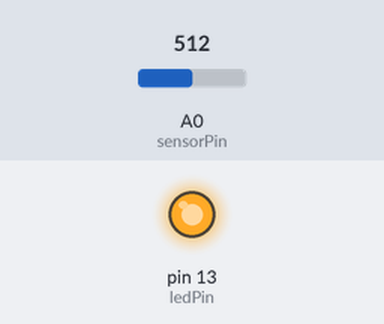
Recording of a sketch running on a simulated Arduino Uno, built with avr-gcc and run on an emulated ATmega328P. Parts: output pins drawn as LEDs (lit = HIGH). The inputs (shaded band) are chosen by the test bench; at power-on: A0 (sensorPin) = 512.

Above: at 0.1 s.
At 4.4 s:
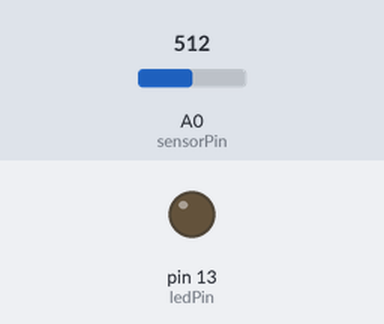
Timing chart, 0 to 9.1 s (numbered marks = the images above):
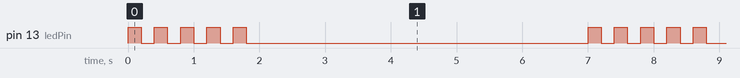

The sketch:

meeting.ino
```cpp
int sensorPin = A0;    // select the input pin for the potentiometer
int ledPin = 13;      // select the pin for the LED
int sensorValue = 0;  // variable to store the value coming from the sensor
int brightness = 0 ;
int fadeAmount = 5 ;

void setup() {
  // declare the ledPin as an OUTPUT:
  pinMode(ledPin, OUTPUT);
}

void loop() {
  // read the value from the sensor:
  sensorValue = analogRead(sensorPin);

  for (int i = 0; i < 5; i++){
  digitalWrite(ledPin, HIGH);
  delay(200);
  digitalWrite(ledPin, LOW);
  delay(200);
  }

  delay(5000);
}
```

Measured:
- by itself, pin 13 (ledPin): repeats every 7.0 s: 4 × (LOW 0.20 s, HIGH 0.20 s), LOW 5.2 s, HIGH 0.20 s
- by itself, everything shown: repeats every 7.0 s, in 10 steps
